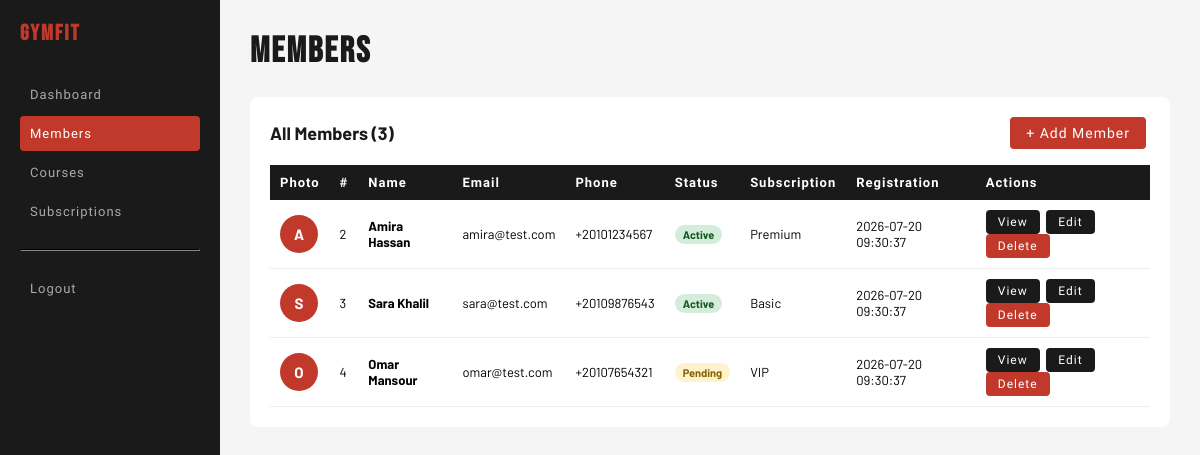
The page /index.php?route=admin-members (signed in) on the database its author committed.
### tables this page shows
CREATE TABLE IF NOT EXISTS members (
    id_member         INT           AUTO_INCREMENT PRIMARY KEY,
    first_name        VARCHAR(100)  NOT NULL,
    last_name         VARCHAR(100)  NOT NULL,
    email             VARCHAR(150)  UNIQUE NOT NULL,
    password          VARCHAR(255)  NOT NULL,
    phone             VARCHAR(20),
    registration_date DATETIME      DEFAULT CURRENT_TIMESTAMP,
    status            ENUM('active','inactive','pending') DEFAULT 'pending',
    id_subscription   INT,
    id_role           INT           NOT NULL DEFAULT 2,
    avatar            VARCHAR(255),
    FOREIGN KEY (id_subscription) REFERENCES subscriptions(id_subscription),
    FOREIGN KEY (id_role) REFERENCES roles(id_role)
);

### app/controllers/AbstractController.php (called while the page is built, shortened)
 <?php
abstract class AbstractController
{
protected function render(string $view, array $data = []): void
{
    $subscriptionManager = new SubscriptionManager();
    $data['footerSubscriptions'] = $subscriptionManager->findAll();
    $courseManager = new CourseManager();
    $data['footerCourses'] = $courseManager->findAll();
    require __DIR__ . '/../views/' . $view . '.phtml';
}
}

### app/controllers/AdminController.php (called while the page is built, shortened)
<?php
class AdminController extends AbstractController
{
    public function listMembers(): void
    {
        $memberManager = new MemberManager();
        $this->render('admin/members', [
            'members' => $memberManager->findAllWithSubscription()
        ]);
    }
}

### index.php (called while the page is built, shortened)
<?php
$router = new Router();
$router->handleRequest($_GET);

### app/managers/AbstractManager.php (called while the page is built, shortened)
<?php
abstract class AbstractManager
{
    public function __construct()
    {
        try {
            $connexion = "mysql:host=".$_ENV["DB_HOST"].";port=3306;charset=".$_ENV["DB_CHARSET"].";dbname=".$_ENV["DB_NAME"];
            $this->db = new PDO(
                $connexion,
                $_ENV["DB_USER"],
                $_ENV["DB_PASSWORD"]
            );
        }catch (PDOException $e){
            error_log('Database connection failed: ' . $e->getMessage());
            if (($_ENV['APP_ENV'] ?? 'production') === 'development') {
                die('Connexion échouée : ' . $e->getMessage());
            }
            http_response_code(503);
            die('Service temporarily unavailable. Please try again later.');
        }
    }
}

### app/managers/SubscriptionManager.php (called while the page is built, shortened)
<?php
class SubscriptionManager extends AbstractManager
{
    public function findAll(): array
    {
        $query = $this->db->prepare(
            'SELECT * FROM subscriptions ORDER BY monthly_price'
        );
        $query->execute();
        $rows = $query->fetchAll(PDO::FETCH_ASSOC);
        $subscriptions = [];
        foreach ($rows as $row) {
            $subscription = new Subscription(
                $row['name'],
                $row['monthly_price'],
                $row['class_access'],
                $row['coaching_access'],
                $row['sauna_access'],
                $row['description'],
                $row['id_subscription']
            );
            $subscriptions[] = $subscription;
        }
        return $subscriptions;
    }
}

### app/managers/CourseManager.php (called while the page is built, shortened)
<?php
class CourseManager extends AbstractManager
{
    public function findAll(): array
    {
        $query = $this->db->prepare(
            'SELECT * FROM courses ORDER BY day, start_time'
        );
        $query->execute();
        $rows = $query->fetchAll(PDO::FETCH_ASSOC);
        $courses = [];
        foreach ($rows as $row) {
            $course = new Course(
                $row['name'],
                $row['type'],
                $row['level'],
                $row['coach'],
                $row['day'],
                $row['start_time'],
                $row['end_time'],
                $row['max_capacity'],
                $row['id_class']
            );
            $courses[] = $course;
        }
        return $courses;
    }
}

### app/models/Member.php (called while the page is built, shortened)
<?php
class Member {
    public function __construct(
        private string  $firstName,
        private string  $lastName,
        private string  $email,
        private string  $password,
        private ?string $phone,
        private string  $status           = 'pending',
        private ?int    $idSubscription   = null,
        private ?int    $id               = null,
        private ?string $registrationDate = null,
        private ?string $avatar           = null,
        private int     $idRole           = 2
    ) {
        $this->registrationDate = $registrationDate ?? date('Y-m-d H:i:s');
    }
    public function getId(): ?int {
        return $this->id;
    }
    public function getFirstName(): string {
        return $this->firstName;
    }
    public function getLastName(): string {
        return $this->lastName;
    }
    public function getEmail(): string {
        return $this->email;
    }
    public function getPhone(): ?string {
        return $this->phone;
    }
    public function getStatus(): string {
        return $this->status;
    }
    public function getRegistrationDate(): ?string {
        return $this->registrationDate;
    }
    public function getAvatar(): ?string {
        return $this->avatar;
    }
}

### app/managers/MemberManager.php (called while the page is built, shortened)
<?php
class MemberManager extends AbstractManager
{
    public function findAllWithSubscription(): array
    {
        $query = $this->db->prepare(
            "SELECT m.*, s.name AS subscription_name
             FROM members m
             LEFT JOIN subscriptions s ON m.id_subscription = s.id_subscription
             WHERE m.id_role = 2
             ORDER BY m.last_name"
        );
        $query->execute();
        $rows = $query->fetchAll(PDO::FETCH_ASSOC);
        $results = [];
        foreach ($rows as $row) {
            $results[] = [
                'member' => new Member(
                    $row['first_name'],
                    $row['last_name'],
                    $row['email'],
                    $row['password'],
                    $row['phone'],
                    $row['status'],
                    $row['id_subscription'],
                    $row['id_member'],
                    $row['registration_date'],
                    $row['avatar'] ?? null,
                    $row['id_role']
                ),
                'subscriptionName' => $row['subscription_name'],
            ];
        }
        return $results;
    }
}

### app/views/admin/members.phtml (the view, shortened to what this page needs)
<?php $members = $data['members'] ?? []; ?>
<!DOCTYPE html>
<html lang="en">
<head>
    <link rel="stylesheet" href="public/assets/css/style.css">
</head>
<body>
<div class="layout">
    <div class="sidebar">
        <h2>GymFit</h2>
        <a href="index.php?route=admin">Dashboard</a>
        <a href="index.php?route=admin-members" class="active">Members</a>
        <a href="index.php?route=admin-courses">Courses</a>
        <a href="index.php?route=admin-subscriptions">Subscriptions</a>
        <hr style="border-color:#333;margin:20px 0;">
        <a href="index.php?route=logout">Logout</a>
    </div>
    <div class="main">
        <h1>Members</h1>
        <div class="card">
            <div class="card-header">
                <h2>All Members (<?= count($members) ?>)</h2>
                <a href="index.php?route=admin-create-member" class="btn btn-add">+ Add Member</a>
            </div>
            <table>
                <thead>
                    <tr>
                        <th>Photo</th>
                        <th>#</th>
                        <th>Name</th>
                        <th>Email</th>
                        <th>Phone</th>
                        <th>Status</th>
                        <th>Subscription</th>
                        <th>Registration</th>
                        <th>Actions</th>
                    </tr>
                </thead>
                <tbody>
                    <?php $members = $data['members'] ?? []; ?>
                    <?php foreach ($members as $row): ?>
                    <?php
                        $member           = $row['member'];
                        $subscriptionName = $row['subscriptionName'];
                    ?>
                    <tr style="cursor:pointer;"
                        onclick="location.href='index.php?route=admin-view-member&id=<?= $member->getId() ?>'">
                        <td>
                            <?php if ($member->getAvatar()): ?>
                                <img src="public/assets/uploads/avatars/<?= htmlspecialchars($member->getAvatar()) ?>"
                                     alt="avatar"
                                     style="width:38px;height:38px;border-radius:50%;object-fit:cover;display:block;">
                            <?php else: ?>
                                <div style="width:38px;height:38px;border-radius:50%;background:#C0392B;display:flex;align-items:center;justify-content:center;color:#fff;font-weight:bold;font-size:15px;">
                                    <?= strtoupper(substr($member->getFirstName(), 0, 1)) ?>
                                </div>
                            <?php endif; ?>
                        </td>
                        <td><?= $member->getId() ?></td>
                        <td>
                            <strong>
                                <?= htmlspecialchars($member->getFirstName()) ?>
                                <?= htmlspecialchars($member->getLastName()) ?>
                            </strong>
                        </td>
                        <td><?= htmlspecialchars($member->getEmail()) ?></td>
                        <td><?= htmlspecialchars($member->getPhone() ?? '') ?></td>
                        <td>
                            <span class="badge badge-<?= $member->getStatus() ?>">
                                <?= ucfirst($member->getStatus()) ?>
                            </span>
                        </td>
                        <td><?= $subscriptionName !== null ? htmlspecialchars($subscriptionName) : '—' ?></td>
                        <td><?= htmlspecialchars($member->getRegistrationDate()) ?></td>
                        <td onclick="event.stopPropagation();">
                            <a href="index.php?route=admin-view-member&id=<?= $member->getId() ?>"
                               class="btn btn-edit">View</a>
                            <a href="index.php?route=admin-update-member&id=<?= $member->getId() ?>"
                               class="btn btn-edit">Edit</a>
                            <a href="index.php?route=admin-delete-member&id=<?= $member->getId() ?>"
                               class="btn btn-delete"
                               onclick="return confirm('Delete <?= htmlspecialchars($member->getFirstName()) ?>?')">
                               Delete
                            </a>
                        </td>
                    </tr>
                    <?php endforeach; ?>
                </tbody>
            </table>
        </div>
    </div>
</div>
</body>
</html>

### public/assets/css/style.css (style rules this page uses)
:root { --red: #C0392B; --red-d: #96281B; --black: #0e0e0e; --dark: #1A1A1A; --dark2: #242424; --white: #ffffff; --gray: #f5f5f5; --font-display: 'Bebas Neue', sans-serif; --font-ui: 'Barlow Condensed', sans-serif; --font-body: 'Barlow', sans-serif; }
* { box-sizing: border-box; margin: 0; padding: 0; }
body { font-family: var(--font-body); }
.layout { display: flex; min-height: 100vh; }
.sidebar { width: 220px; background: var(--dark); padding: 20px; flex-shrink: 0; }
.sidebar h2 { color: var(--red); font-size: 22px; margin-bottom: 30px; font-family: var(--font-display); letter-spacing: 2px; }
.sidebar a { display: block; color: #aaa; text-decoration: none; padding: 10px; margin-bottom: 4px; border-radius: 4px; font-family: var(--font-ui); font-size: 13px; letter-spacing: 1px; }
.sidebar a.active { background: var(--red); color: #fff; }
.sidebar hr { border-color: #333; margin: 20px 0; }
.main { flex: 1; padding: 30px; background: var(--gray); }
.main h1 { color: var(--dark); margin-bottom: 24px; font-family: var(--font-display); font-size: 36px; letter-spacing: 2px; }
.card { background: #fff; border-radius: 8px; padding: 20px; margin-bottom: 20px; }
.card-header { display: flex; justify-content: space-between; align-items: center; margin-bottom: 16px; }
.card-header h2 { font-size: 18px; color: var(--dark); }
table { width: 100%; border-collapse: collapse; }
th { background: var(--dark); color: #fff; padding: 10px; text-align: left; font-size: 13px; font-family: var(--font-ui); letter-spacing: 1px; }
td { padding: 10px; border-bottom: 1px solid #eee; font-size: 13px; }
.badge { padding: 3px 8px; border-radius: 20px; font-size: 11px; font-weight: bold; }
.badge-active { background: #d4edda; color: #155724; }
.badge-pending { background: #fff3cd; color: #856404; }
.btn { padding: 5px 12px; border: none; border-radius: 4px; cursor: pointer; font-size: 12px; text-decoration: none; margin-right: 4px; display: inline-block; font-family: var(--font-ui); letter-spacing: 1px; }
.btn-edit { background: var(--dark); color: #fff; }
.btn-delete { background: var(--red); color: #fff; }
.btn-add { background: var(--red); color: #fff; padding: 8px 16px; font-size: 14px; }

### rows shown on the page
members: first_name "A", Id "2", first_name "Amira", last_name "Hassan", email "amira@test.com", phone "+20101234567", status "Active", subscriptionName "Premium", registration_date "2026-07-20 09:30:37"
members: first_name "S", id_member "3", first_name "Sara", last_name "Khalil", email "sara@test.com", phone "+20109876543", status "Active", subscriptionName "Basic", registration_date "2026-07-20 09:30:37"
members: first_name "O", id_member "4", first_name "Omar", last_name "Mansour", email "omar@test.com", phone "+20107654321", status "Pending", subscriptionName "VIP", registration_date "2026-07-20 09:30:37"

### other values the page prints
count($members) "3"
